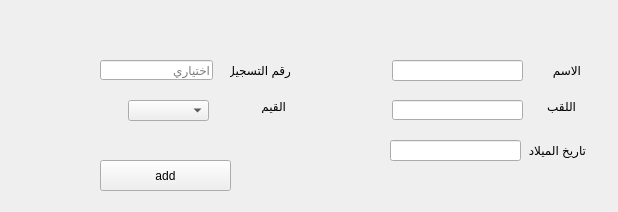
<?xml version="1.0" encoding="UTF-8"?>
<ui version="4.0">
 <class>Form</class>
 <widget class="QWidget" name="Form">
  <property name="geometry">
   <rect>
    <x>0</x>
    <y>0</y>
    <width>618</width>
    <height>212</height>
   </rect>
  </property>
  <property name="windowTitle">
   <string>Form</string>
  </property>
  <widget class="QLabel" name="label">
   <property name="geometry">
    <rect>
     <x>530</x>
     <y>60</y>
     <width>51</width>
     <height>20</height>
    </rect>
   </property>
   <property name="text">
    <string>الاسم</string>
   </property>
  </widget>
  <widget class="QLabel" name="label_2">
   <property name="geometry">
    <rect>
     <x>530</x>
     <y>100</y>
     <width>46</width>
     <height>13</height>
    </rect>
   </property>
   <property name="text">
    <string>اللقب</string>
   </property>
  </widget>
  <widget class="QLabel" name="label_4">
   <property name="geometry">
    <rect>
     <x>525</x>
     <y>140</y>
     <width>61</width>
     <height>21</height>
    </rect>
   </property>
   <property name="text">
    <string>تاريخ الميلاد</string>
   </property>
  </widget>
  <widget class="QLabel" name="label_5">
   <property name="geometry">
    <rect>
     <x>230</x>
     <y>60</y>
     <width>61</width>
     <height>20</height>
    </rect>
   </property>
   <property name="text">
    <string>رقم التسجيل</string>
   </property>
  </widget>
  <widget class="QLineEdit" name="lineEdit">
   <property name="geometry">
    <rect>
     <x>392</x>
     <y>60</y>
     <width>131</width>
     <height>21</height>
    </rect>
   </property>
  </widget>
  <widget class="QLineEdit" name="lineEdit_2">
   <property name="geometry">
    <rect>
     <x>392</x>
     <y>100</y>
     <width>131</width>
     <height>20</height>
    </rect>
   </property>
  </widget>
  <widget class="QLineEdit" name="lineEdit_3">
   <property name="geometry">
    <rect>
     <x>390</x>
     <y>140</y>
     <width>131</width>
     <height>21</height>
    </rect>
   </property>
  </widget>
  <widget class="QLineEdit" name="lineEdit_5">
   <property name="geometry">
    <rect>
     <x>100</x>
     <y>60</y>
     <width>113</width>
     <height>20</height>
    </rect>
   </property>
   <property name="placeholderText">
    <string>اختياري </string>
   </property>
  </widget>
  <widget class="QPushButton" name="pushButton">
   <property name="geometry">
    <rect>
     <x>100</x>
     <y>160</y>
     <width>131</width>
     <height>31</height>
    </rect>
   </property>
   <property name="text">
    <string>add</string>
   </property>
  </widget>
  <widget class="QLabel" name="label_3">
   <property name="geometry">
    <rect>
     <x>240</x>
     <y>100</y>
     <width>46</width>
     <height>13</height>
    </rect>
   </property>
   <property name="text">
    <string>القيم</string>
   </property>
  </widget>
  <widget class="QComboBox" name="comboBox">
   <property name="geometry">
    <rect>
     <x>128</x>
     <y>100</y>
     <width>81</width>
     <height>21</height>
    </rect>
   </property>
  </widget>
 </widget>
 <resources/>
 <connections/>
</ui>
